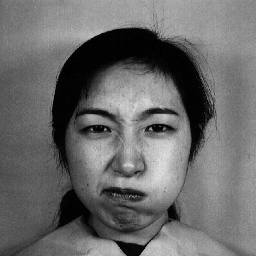
#> input picture Machine_Learning_5/Q5/train/1.angry.tiff, 256 x 256 px
$ jupyter execute --allow-errors Q5.ipynb   (shell and % lines are left out)
#> lines starting #> are read from the running program, lines starting #| are printed output that depends on the picture
[cell 1]
import  os                              as os
import  cv2                             as cv2
import  numpy                           as np
import  pandas                          as pd
import  matplotlib.pyplot               as plt

from    sklearn.metrics                 import ConfusionMatrixDisplay
from    sklearn.mixture                 import GaussianMixture
from    sklearn.decomposition           import PCA
from    sklearn.discriminant_analysis   import LinearDiscriminantAnalysis
from    sklearn.model_selection         import cross_val_score
from    sklearn.model_selection         import KFold
from    matplotlib.colors               import ListedColormap
from    matplotlib.patches              import Ellipse

<center><font color="#e30b5d"><h1>Question 5</h1></font></center>
<center><font color="#00FF00"><h2>Part A</h2></font></center>

[cell 2]
def loadImages(dirName):
#> called with dirName = 'train'
    data  = []
    label = []
    for root, dirs, files in os.walk(dirName):
        for file in files:
            face = plt.imread(os.path.join(root, file))
#> face is the input picture: shape (256, 256); min 0, max 225, mean 106.1
            face = face.reshape(256 * 256, ).tolist()
#> face = 65536 items
            data.append(face)
            label.append(file.split('.')[1])
    return np.asarray(data) , label

[cell 3]
train_data , train_label = loadImages('train')
#> train_label = ['angry']
test_data , test_label   = loadImages('test')
#> call 2 of loadImages, with dirName = 'test'
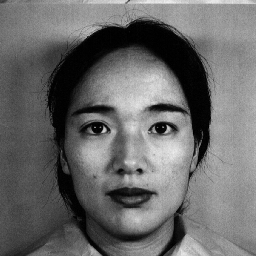
#> input picture Machine_Learning_5/Q5/test/100.happy.tiff, 256 x 256 px
#> in loadImages, face is the input picture: shape (256, 256); min 0, max 238, mean 105.6
#> test_label = ['happy']

print("number of train data images is" , train_data.shape[0] , "and number of features for each image is", train_data.shape[1])
#| number of train data images is 1 and number of features for each image is 65536

[cell 4]
pca = PCA()
pca.fit(train_data)

[cell 5]
eigenvalues = pca.explained_variance_

plt.plot(np.arange(len(eigenvalues)), eigenvalues, linewidth = 2)
plt.title('Eigen Values of Features')
plt.xlabel('Sample')
plt.ylabel('Eigen Values')
plt.show()
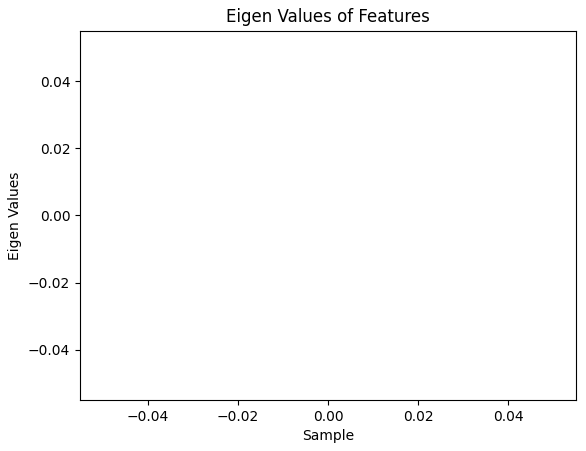
#> figure drawn by matplotlib, 1 panel

[cell 6]
eigenvector = pca.components_

[cell 7]
eigenvalues[:4].astype(int)

[cell 8]
eigenvalues[-4:].astype(int)

[cell 9]
eigenvalues[:4].astype(float)/eigenvalues[-4:].astype(float)

<center><font color="#00FF00"><h2>Part B</h2></font></center>

#> (a cell that did not finish here is left out)

[cell 11]
lda                 = LinearDiscriminantAnalysis()
#> (the rest of this cell did not finish here and is left out)

[cell 12]
plt.plot(eigenvalues, linewidth = 2)
plt.xlabel('Feature')
plt.ylabel('Eigen Values')
plt.title('Eigen Values')
plt.show()
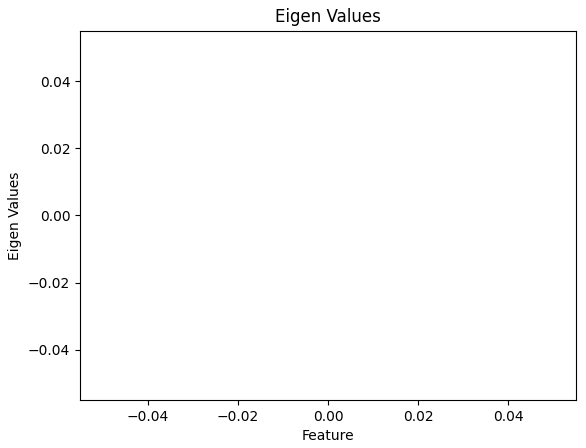
#> figure drawn by matplotlib, 1 panel
